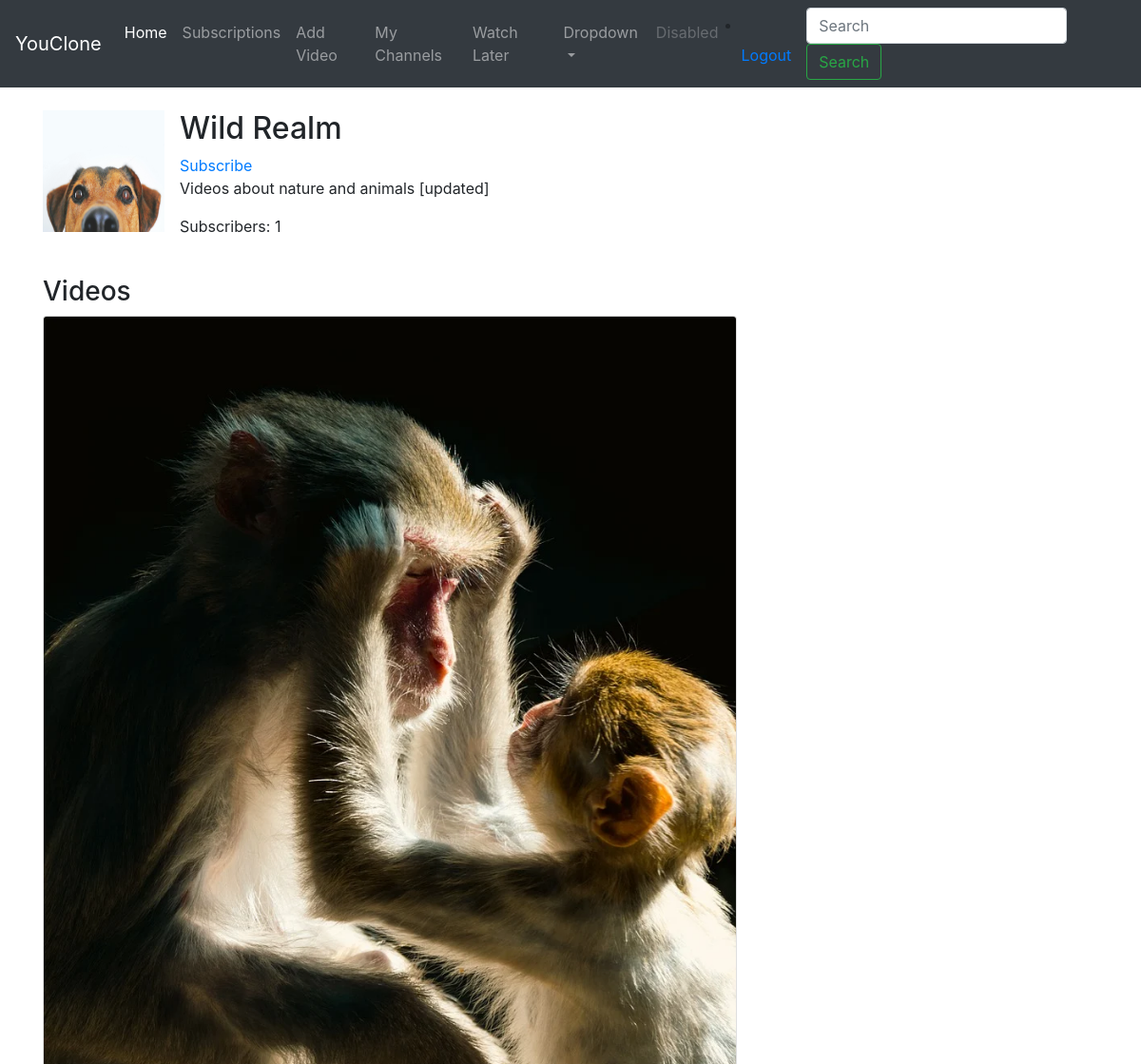
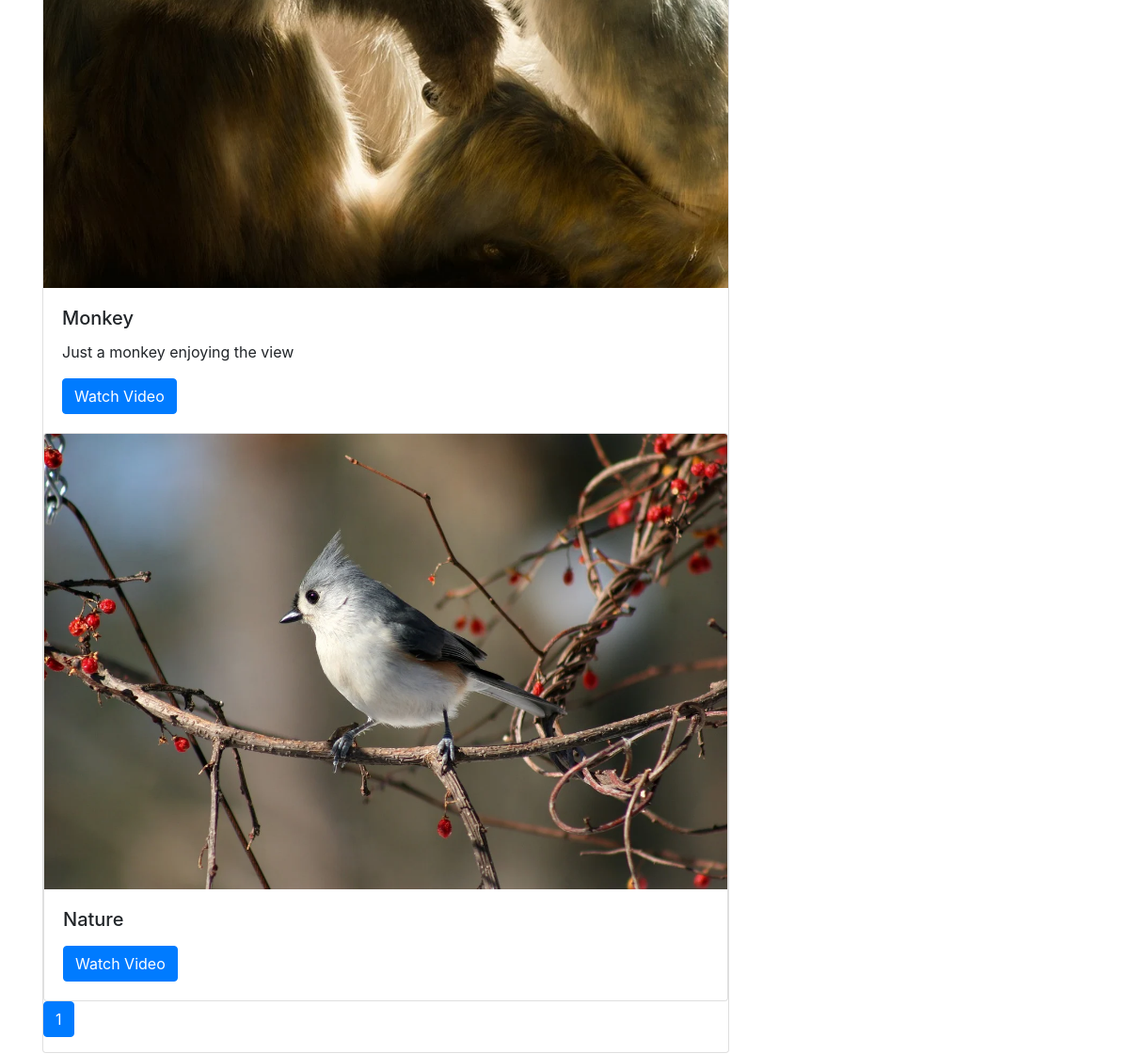
The app's page /channel/4 (signed in) with its own data (2 pictures, top to bottom).
### channel/models.py (models this page shows, shortened)
class Channel(models.Model):
    DEFAULT_AVATAR = 'avatars/default_avatar.jpg'
    name = models.CharField(max_length=30)
    user = models.ForeignKey(User, null=True, on_delete=models.CASCADE)
    description = models.TextField(max_length=5000, blank=True)
    subscribers = models.ManyToManyField(User, related_name='channel_subscribers', blank=True)
    creation_date = models.DateTimeField(auto_now_add=True)
    avatar = models.ImageField(default=DEFAULT_AVATAR, upload_to='avatars/', blank=True, null=True)
    @property
    def subscriber_count(self):
        return self.subscribers.count()
    def subscription_status(self, user):
        return self.subscribers.filter(pk=user.id).exists()

### video/models.py (models this page shows, shortened)
class Video(models.Model):
    DEFAULT_THUMBNAIL = 'thumbnails/default_thumbnail.jpg'
    title = models.CharField(max_length=80)
    user = models.ForeignKey(User, on_delete=models.CASCADE)
    channel = models.ForeignKey(Channel, null=True, on_delete=models.CASCADE)
    file = models.FileField(upload_to='videos/', validators=[validate_file_extension])
    thumbnail = models.ImageField(default=DEFAULT_THUMBNAIL, upload_to='thumbnails/', blank=True, null=True)
    description = models.TextField(max_length=5000, blank=True, null=True)
    upload_date = models.DateTimeField(auto_now_add=True)
    tag = models.ManyToManyField(Tag, blank=True)
    likes = models.ManyToManyField(User, related_name='video_like')
    dislikes = models.ManyToManyField(User, related_name='video_dislike')
    views = models.IntegerField(default=0)

### channel/views.py (the view)
# urls.py: path('channel/<int:pk>', views.channel_detail, name='channel-detail'),
def channel_detail(request, pk):
    channel, context = get_channel(request, pk)
    if request.user == channel.user:
        return redirect('channel:creator-channel-detail', pk=pk)
    context['subscription_status'] = channel.subscription_status(request.user)
    return render(request, 'channel/channel_detail.html', context)

### channel/views.py (called while the page is built)
def get_channel(request, pk):
    channel = get_object_or_404(Channel, pk=pk)
    video_list = Video.objects.filter(channel_id=pk).order_by('-upload_date')
    paginator = Paginator(video_list, 20)
    page_number = request.GET.get('page')
    page_obj = paginator.get_page(page_number)
    context = {
        'channel': channel,
        'page_obj': page_obj
    }
    return channel, context

### channel/templates/channel/channel_detail.html (shortened to what this page needs)
{% extends 'video/base.html' %}
{% block content %}
    <div class="container mt-4">
        <div class="row">
            <div class="col-md-8">
                <div class="media">
                    <img src="{{ channel.avatar.url }}" class="mr-3" alt="{{ channel.name }} Avatar" width="128"
                         height="128">
                    <div class="media-body">
                        <h2 class="mt-0">{{ channel.name }}</h2>
                        {% if subscription_status %}
                            <a href="{% url 'channel:subscribe' channel.id %}">Unsubscribe</a>
                        {% else %}
                            <a href="{% url 'channel:subscribe' channel.id %}">Subscribe</a>
                        {% endif %}
                        <p>{{ channel.description }}</p>
                        <p>Subscribers: {{ channel.subscriber_count }}</p>
                    </div>
                </div>
                <div class="mt-4">
                    <h3>Videos</h3>
                    {% for video in page_obj %}
                        <div class="card">
                        <img src="{{ video.thumbnail.url }}" class="card-img-top" alt="Video Thumbnail">
                        <div class="card-body">
                            <h5 class="card-title">{{ video.title }}</h5>
                            <p class="card-text">{{ video.description }}</p>
                            <a href="{% url 'video:video-detail' video.id %}" class="btn btn-primary">Watch Video</a>
                        </div>
                    {% endfor %}
                    </div>
                    <nav aria-label="Page navigation example">
                        <ul class="pagination">
                            <li class="page-item active">
                                <a class="page-link" href="#">{{ page_obj.number }}</a>
                            </li>
                        </ul>
                    </nav>
                </div>
            </div>
        </div>
    </div>
{% endblock %}

### records on screen
Channel: avatar (placeholder picture), name "Wild Realm", description "Videos about nature and animals [updated]", subscriber_count "1"
Video: thumbnail (picture), title "Monkey", description "Just a monkey enjoying the view"
Video: thumbnail (picture), title "Nature"

### other values on screen
{{ page_obj.number }} "1"
